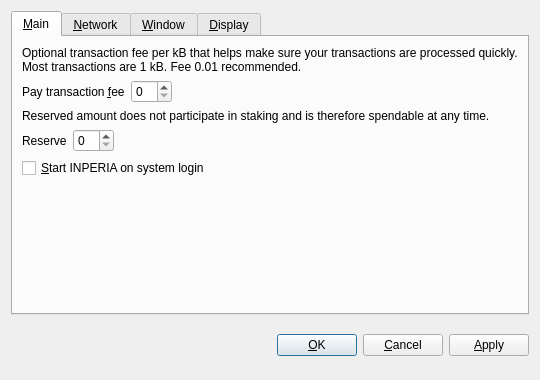
<?xml version="1.0" encoding="UTF-8"?>
<ui version="4.0">
 <class>OptionsDialog</class>
 <widget class="QDialog" name="OptionsDialog">
  <property name="geometry">
   <rect>
    <x>0</x>
    <y>0</y>
    <width>540</width>
    <height>380</height>
   </rect>
  </property>
  <property name="windowTitle">
   <string>Options</string>
  </property>
  <property name="modal">
   <bool>true</bool>
  </property>
  <layout class="QVBoxLayout" name="verticalLayout">
   <item>
    <widget class="QTabWidget" name="tabWidget">
     <property name="tabPosition">
      <enum>QTabWidget::North</enum>
     </property>
     <property name="currentIndex">
      <number>0</number>
     </property>
     <widget class="QWidget" name="tabMain">
      <attribute name="title">
       <string>&amp;Main</string>
      </attribute>
      <layout class="QVBoxLayout" name="verticalLayout_Main">
       <item>
        <widget class="QLabel" name="transactionFeeInfoLabel">
         <property name="text">
          <string>Optional transaction fee per kB that helps make sure your transactions are processed quickly. Most transactions are 1 kB. Fee 0.01 recommended.</string>
         </property>
         <property name="textFormat">
          <enum>Qt::PlainText</enum>
         </property>
         <property name="wordWrap">
          <bool>true</bool>
         </property>
        </widget>
       </item>
       <item>
        <layout class="QHBoxLayout" name="horizontalLayoutFee">
         <item>
          <widget class="QLabel" name="transactionFeeLabel">
           <property name="text">
            <string>Pay transaction &amp;fee</string>
           </property>
           <property name="textFormat">
            <enum>Qt::PlainText</enum>
           </property>
           <property name="buddy">
            <cstring>transactionFee</cstring>
           </property>
          </widget>
         </item>
         <item>
          <widget class="BitcoinAmountField" name="transactionFee"/>
         </item>
         <item>
          <spacer name="horizontalSpacerFee">
           <property name="orientation">
            <enum>Qt::Horizontal</enum>
           </property>
           <property name="sizeHint" stdset="0">
            <size>
             <width>40</width>
             <height>20</height>
            </size>
           </property>
          </spacer>
         </item>
        </layout>
       </item>
       <item>
        <widget class="QLabel" name="reserveBalanceInfoLabel">
         <property name="text">
          <string>Reserved amount does not participate in staking and is therefore spendable at any time.</string>
         </property>
         <property name="textFormat">
          <enum>Qt::PlainText</enum>
         </property>
         <property name="wordWrap">
          <bool>true</bool>
         </property>
        </widget>
       </item>
       <item>
        <layout class="QHBoxLayout" name="horizontalLayoutReserveBalance">
         <item>
          <widget class="QLabel" name="reserveBalanceLabel">
           <property name="text">
            <string>Reserve</string>
           </property>
           <property name="textFormat">
            <enum>Qt::PlainText</enum>
           </property>
           <property name="buddy">
            <cstring>reserveBalance</cstring>
           </property>
          </widget>
         </item>
         <item>
          <widget class="BitcoinAmountField" name="reserveBalance"/>
         </item>
         <item>
          <spacer name="horizontalSpacerReserveBalance">
           <property name="orientation">
            <enum>Qt::Horizontal</enum>
           </property>
           <property name="sizeHint" stdset="0">
            <size>
             <width>40</width>
             <height>20</height>
            </size>
           </property>
          </spacer>
         </item>
        </layout>
       </item>
       <item>
        <widget class="QCheckBox" name="bitcoinAtStartup">
         <property name="toolTip">
          <string>Automatically start INPERIA after logging in to the system.</string>
         </property>
         <property name="text">
          <string>&amp;Start INPERIA on system login</string>
         </property>
        </widget>
       </item>
       <item>
        <spacer name="verticalSpacer_Main">
         <property name="orientation">
          <enum>Qt::Vertical</enum>
         </property>
         <property name="sizeHint" stdset="0">
          <size>
           <width>20</width>
           <height>40</height>
          </size>
         </property>
        </spacer>
       </item>
      </layout>
     </widget>
     <widget class="QWidget" name="tabNetwork">
      <attribute name="title">
       <string>&amp;Network</string>
      </attribute>
      <layout class="QVBoxLayout" name="verticalLayout_Network">
       <item>
        <widget class="QCheckBox" name="mapPortUpnp">
         <property name="toolTip">
          <string>Automatically open the INPERIA client port on the router. This only works when your router supports UPnP and it is enabled.</string>
         </property>
         <property name="text">
          <string>Map port using &amp;UPnP</string>
         </property>
        </widget>
       </item>
       <item>
        <widget class="QCheckBox" name="connectSocks">
         <property name="toolTip">
          <string>Connect to the INPERIA network through a SOCKS proxy (e.g. when connecting through Tor).</string>
         </property>
         <property name="text">
          <string>&amp;Connect through SOCKS proxy:</string>
         </property>
        </widget>
       </item>
       <item>
        <layout class="QHBoxLayout" name="horizontalLayout_Network">
         <item>
          <widget class="QLabel" name="proxyIpLabel">
           <property name="text">
            <string>Proxy &amp;IP:</string>
           </property>
           <property name="textFormat">
            <enum>Qt::PlainText</enum>
           </property>
           <property name="buddy">
            <cstring>proxyIp</cstring>
           </property>
          </widget>
         </item>
         <item>
          <widget class="QValidatedLineEdit" name="proxyIp">
           <property name="maximumSize">
            <size>
             <width>140</width>
             <height>16777215</height>
            </size>
           </property>
           <property name="toolTip">
            <string>IP address of the proxy (e.g. 127.0.0.1)</string>
           </property>
          </widget>
         </item>
         <item>
          <widget class="QLabel" name="proxyPortLabel">
           <property name="text">
            <string>&amp;Port:</string>
           </property>
           <property name="textFormat">
            <enum>Qt::PlainText</enum>
           </property>
           <property name="buddy">
            <cstring>proxyPort</cstring>
           </property>
          </widget>
         </item>
         <item>
          <widget class="QLineEdit" name="proxyPort">
           <property name="maximumSize">
            <size>
             <width>55</width>
             <height>16777215</height>
            </size>
           </property>
           <property name="toolTip">
            <string>Port of the proxy (e.g. 9050)</string>
           </property>
          </widget>
         </item>
         <item>
          <widget class="QLabel" name="socksVersionLabel">
           <property name="text">
            <string>SOCKS &amp;Version:</string>
           </property>
           <property name="textFormat">
            <enum>Qt::PlainText</enum>
           </property>
           <property name="buddy">
            <cstring>socksVersion</cstring>
           </property>
          </widget>
         </item>
         <item>
          <widget class="QValueComboBox" name="socksVersion">
           <property name="toolTip">
            <string>SOCKS version of the proxy (e.g. 5)</string>
           </property>
          </widget>
         </item>
         <item>
          <spacer name="horizontalSpacer_Network">
           <property name="orientation">
            <enum>Qt::Horizontal</enum>
           </property>
           <property name="sizeHint" stdset="0">
            <size>
             <width>40</width>
             <height>20</height>
            </size>
           </property>
          </spacer>
         </item>
        </layout>
       </item>
       <item>
        <spacer name="verticalSpacer_Network">
         <property name="orientation">
          <enum>Qt::Vertical</enum>
         </property>
         <property name="sizeHint" stdset="0">
          <size>
           <width>20</width>
           <height>40</height>
          </size>
         </property>
        </spacer>
       </item>
      </layout>
     </widget>
     <widget class="QWidget" name="tabWindow">
      <attribute name="title">
       <string>&amp;Window</string>
      </attribute>
      <layout class="QVBoxLayout" name="verticalLayout_Window">
       <item>
        <widget class="QCheckBox" name="minimizeToTray">
         <property name="toolTip">
          <string>Show only a tray icon after minimizing the window.</string>
         </property>
         <property name="text">
          <string>&amp;Minimize to the tray instead of the taskbar</string>
         </property>
        </widget>
       </item>
       <item>
        <widget class="QCheckBox" name="minimizeOnClose">
         <property name="toolTip">
          <string>Minimize instead of exit the application when the window is closed. When this option is enabled, the application will be closed only after selecting Quit in the menu.</string>
         </property>
         <property name="text">
          <string>M&amp;inimize on close</string>
         </property>
        </widget>
       </item>
       <item>
        <spacer name="verticalSpacer_Window">
         <property name="orientation">
          <enum>Qt::Vertical</enum>
         </property>
         <property name="sizeHint" stdset="0">
          <size>
           <width>20</width>
           <height>40</height>
          </size>
         </property>
        </spacer>
       </item>
      </layout>
     </widget>
     <widget class="QWidget" name="tabDisplay">
      <attribute name="title">
       <string>&amp;Display</string>
      </attribute>
      <layout class="QVBoxLayout" name="verticalLayout_Display">
       <item>
        <layout class="QHBoxLayout" name="horizontalLayout_1_Display">
         <item>
          <widget class="QLabel" name="langLabel">
           <property name="text">
            <string>User Interface &amp;language:</string>
           </property>
           <property name="textFormat">
            <enum>Qt::PlainText</enum>
           </property>
           <property name="buddy">
            <cstring>lang</cstring>
           </property>
          </widget>
         </item>
         <item>
          <widget class="QValueComboBox" name="lang">
           <property name="toolTip">
            <string>The user interface language can be set here. This setting will take effect after restarting INPERIA.</string>
           </property>
          </widget>
         </item>
        </layout>
       </item>
       <item>
        <layout class="QHBoxLayout" name="horizontalLayout_2_Display">
         <item>
          <widget class="QLabel" name="unitLabel">
           <property name="text">
            <string>&amp;Unit to show amounts in:</string>
           </property>
           <property name="textFormat">
            <enum>Qt::PlainText</enum>
           </property>
           <property name="buddy">
            <cstring>unit</cstring>
           </property>
          </widget>
         </item>
         <item>
          <widget class="QValueComboBox" name="unit">
           <property name="toolTip">
            <string>Choose the default subdivision unit to show in the interface and when sending coins.</string>
           </property>
          </widget>
         </item>
        </layout>
       </item>
       <item>
        <widget class="QCheckBox" name="displayAddresses">
         <property name="toolTip">
          <string>Whether to show INPERIA addresses in the transaction list or not.</string>
         </property>
         <property name="text">
          <string>&amp;Display addresses in transaction list</string>
         </property>
        </widget>
       </item>
       <item>
        <widget class="QCheckBox" name="coinControlFeatures">
         <property name="toolTip">
          <string>Whether to show coin control features or not.</string>
         </property>
         <property name="text">
          <string>Display coin &amp;control features (experts only!)</string>
         </property>
        </widget>
       </item>
       <item>
        <spacer name="verticalSpacer_Display">
         <property name="orientation">
          <enum>Qt::Vertical</enum>
         </property>
         <property name="sizeHint" stdset="0">
          <size>
           <width>20</width>
           <height>40</height>
          </size>
         </property>
        </spacer>
       </item>
      </layout>
     </widget>
    </widget>
   </item>
   <item>
    <layout class="QHBoxLayout" name="horizontalLayout_Buttons">
     <item>
      <spacer name="horizontalSpacer_1">
       <property name="orientation">
        <enum>Qt::Horizontal</enum>
       </property>
       <property name="sizeHint" stdset="0">
        <size>
         <width>40</width>
         <height>48</height>
        </size>
       </property>
      </spacer>
     </item>
     <item>
      <widget class="QLabel" name="statusLabel">
       <property name="font">
        <font>
         <weight>75</weight>
         <bold>true</bold>
        </font>
       </property>
       <property name="text">
        <string/>
       </property>
       <property name="textFormat">
        <enum>Qt::PlainText</enum>
       </property>
       <property name="wordWrap">
        <bool>true</bool>
       </property>
      </widget>
     </item>
     <item>
      <spacer name="horizontalSpacer_2">
       <property name="orientation">
        <enum>Qt::Horizontal</enum>
       </property>
       <property name="sizeHint" stdset="0">
        <size>
         <width>40</width>
         <height>48</height>
        </size>
       </property>
      </spacer>
     </item>
     <item>
      <widget class="QPushButton" name="okButton">
       <property name="text">
        <string>&amp;OK</string>
       </property>
      </widget>
     </item>
     <item>
      <widget class="QPushButton" name="cancelButton">
       <property name="text">
        <string>&amp;Cancel</string>
       </property>
       <property name="autoDefault">
        <bool>false</bool>
       </property>
      </widget>
     </item>
     <item>
      <widget class="QPushButton" name="applyButton">
       <property name="text">
        <string>&amp;Apply</string>
       </property>
       <property name="autoDefault">
        <bool>false</bool>
       </property>
      </widget>
     </item>
    </layout>
   </item>
  </layout>
 </widget>
 <customwidgets>
  <customwidget>
   <class>BitcoinAmountField</class>
   <extends>QSpinBox</extends>
   <header>bitcoinamountfield.h</header>
  </customwidget>
  <customwidget>
   <class>QValueComboBox</class>
   <extends>QComboBox</extends>
   <header>qvaluecombobox.h</header>
  </customwidget>
  <customwidget>
   <class>QValidatedLineEdit</class>
   <extends>QLineEdit</extends>
   <header>qvalidatedlineedit.h</header>
  </customwidget>
 </customwidgets>
 <resources/>
 <connections/>
</ui>
